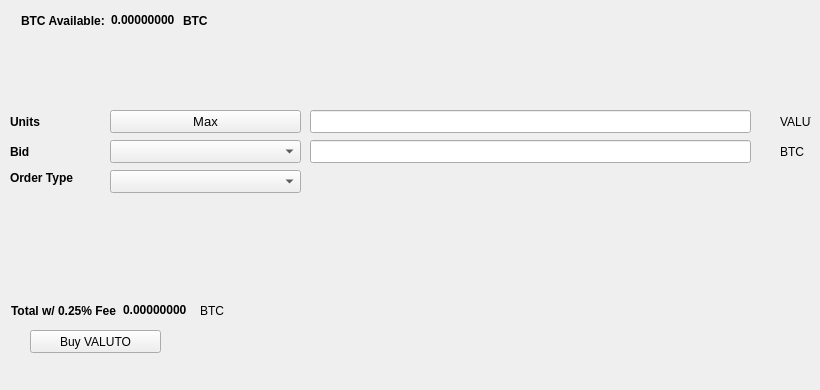
   <widget class="QWidget" name="BuyTab">
    <attribute name="title">
     <string>Buy</string>
    </attribute>
    <widget class="QPushButton" name="BuyVALUTO">
     <property name="geometry">
      <rect>
       <x>30</x>
       <y>330</y>
       <width>131</width>
       <height>23</height>
      </rect>
     </property>
     <property name="text">
      <string>Buy VALUTO</string>
     </property>
     <property name="icon">
      <iconset resource="../valuto.qrc">
       <normaloff>:/icons/bitcoin</normaloff>:/icons/bitcoin</iconset>
     </property>
    </widget>
    <widget class="QLabel" name="label_3">
     <property name="geometry">
      <rect>
       <x>10</x>
       <y>110</y>
       <width>46</width>
       <height>23</height>
      </rect>
     </property>
     <property name="font">
      <font>
       <weight>75</weight>
       <bold>true</bold>
      </font>
     </property>
     <property name="text">
      <string>Units</string>
     </property>
    </widget>
    <widget class="QLineEdit" name="UnitsInput">
     <property name="geometry">
      <rect>
       <x>310</x>
       <y>110</y>
       <width>441</width>
       <height>23</height>
      </rect>
     </property>
     <property name="font">
      <font>
       <pointsize>9</pointsize>
       <weight>75</weight>
       <bold>true</bold>
      </font>
     </property>
    </widget>
    <widget class="QLineEdit" name="BuyBidPriceEdit">
     <property name="geometry">
      <rect>
       <x>310</x>
       <y>140</y>
       <width>441</width>
       <height>23</height>
      </rect>
     </property>
     <property name="font">
      <font>
       <pointsize>9</pointsize>
       <weight>75</weight>
       <bold>true</bold>
      </font>
     </property>
    </widget>
    <widget class="QLabel" name="label_4">
     <property name="geometry">
      <rect>
       <x>780</x>
       <y>110</y>
       <width>31</width>
       <height>23</height>
      </rect>
     </property>
     <property name="text">
      <string>VALUTO</string>
     </property>
    </widget>
    <widget class="QLabel" name="label_5">
     <property name="geometry">
      <rect>
       <x>780</x>
       <y>140</y>
       <width>31</width>
       <height>23</height>
      </rect>
     </property>
     <property name="text">
      <string>BTC</string>
     </property>
    </widget>
    <widget class="QLabel" name="label_6">
     <property name="geometry">
      <rect>
       <x>10</x>
       <y>140</y>
       <width>46</width>
       <height>23</height>
      </rect>
     </property>
     <property name="font">
      <font>
       <weight>75</weight>
       <bold>true</bold>
      </font>
     </property>
     <property name="text">
      <string>Bid</string>
     </property>
    </widget>
    <widget class="QLabel" name="label_7">
     <property name="geometry">
      <rect>
       <x>10</x>
       <y>170</y>
       <width>91</width>
       <height>16</height>
      </rect>
     </property>
     <property name="font">
      <font>
       <weight>75</weight>
       <bold>true</bold>
      </font>
     </property>
     <property name="text">
      <string>Order Type</string>
     </property>
    </widget>
    <widget class="QPushButton" name="Buy_Max_Amount">
     <property name="geometry">
      <rect>
       <x>110</x>
       <y>110</y>
       <width>191</width>
       <height>23</height>
      </rect>
     </property>
     <property name="font">
      <font>
       <pointsize>10</pointsize>
      </font>
     </property>
     <property name="text">
      <string>Max</string>
     </property>
    </widget>
    <widget class="QComboBox" name="BuyBidcomboBox">
     <property name="geometry">
      <rect>
       <x>110</x>
       <y>140</y>
       <width>191</width>
       <height>23</height>
      </rect>
     </property>
     <property name="font">
      <font>
       <pointsize>10</pointsize>
      </font>
     </property>
    </widget>
    <widget class="QComboBox" name="buyOrdertypeCombo">
     <property name="geometry">
      <rect>
       <x>110</x>
       <y>170</y>
       <width>191</width>
       <height>23</height>
      </rect>
     </property>
     <property name="font">
      <font>
       <pointsize>10</pointsize>
      </font>
     </property>
    </widget>
    <widget class="QWidget" name="layoutWidget1">
     <property name="geometry">
      <rect>
       <x>21</x>
       <y>11</y>
       <width>227</width>
       <height>19</height>
      </rect>
     </property>
     <layout class="QHBoxLayout" name="horizontalLayout_3">
      <item>
       <widget class="QLabel" name="label232">
        <property name="font">
         <font>
          <weight>75</weight>
          <bold>true</bold>
         </font>
        </property>
        <property name="text">
         <string>BTC Available:</string>
        </property>
       </widget>
      </item>
      <item>
       <widget class="QLabel" name="BtcAvailableLbl">
        <property name="palette">
         <palette>
          <active>
           <colorrole role="WindowText">
            <brush brushstyle="SolidPattern">
             <color alpha="255">
              <red>0</red>
              <green>0</green>
              <blue>0</blue>
             </color>
            </brush>
           </colorrole>
           <colorrole role="Button">
            <brush brushstyle="SolidPattern">
             <color alpha="255">
              <red>0</red>
              <green>170</green>
              <blue>0</blue>
             </color>
            </brush>
           </colorrole>
           <colorrole role="Light">
            <brush brushstyle="SolidPattern">
             <color alpha="255">
              <red>0</red>
              <green>255</green>
              <blue>0</blue>
             </color>
            </brush>
           </colorrole>
           <colorrole role="Midlight">
            <brush brushstyle="SolidPattern">
             <color alpha="255">
              <red>0</red>
              <green>212</green>
              <blue>0</blue>
             </color>
            </brush>
           </colorrole>
           <colorrole role="Dark">
            <brush brushstyle="SolidPattern">
             <color alpha="255">
              <red>0</red>
              <green>85</green>
              <blue>0</blue>
             </color>
            </brush>
           </colorrole>
           <colorrole role="Mid">
            <brush brushstyle="SolidPattern">
             <color alpha="255">
              <red>0</red>
              <green>113</green>
              <blue>0</blue>
             </color>
            </brush>
           </colorrole>
           <colorrole role="Text">
            <brush brushstyle="SolidPattern">
             <color alpha="255">
              <red>0</red>
              <green>170</green>
              <blue>0</blue>
             </color>
            </brush>
           </colorrole>
           <colorrole role="BrightText">
            <brush brushstyle="SolidPattern">
             <color alpha="255">
              <red>255</red>
              <green>255</green>
              <blue>255</blue>
             </color>
            </brush>
           </colorrole>
           <colorrole role="ButtonText">
            <brush brushstyle="SolidPattern">
             <color alpha="255">
              <red>0</red>
              <green>0</green>
              <blue>0</blue>
             </color>
            </brush>
           </colorrole>
           <colorrole role="Base">
            <brush brushstyle="SolidPattern">
             <color alpha="255">
              <red>255</red>
              <green>255</green>
              <blue>255</blue>
             </color>
            </brush>
           </colorrole>
           <colorrole role="Window">
            <brush brushstyle="SolidPattern">
             <color alpha="255">
              <red>0</red>
              <green>170</green>
              <blue>0</blue>
             </color>
            </brush>
           </colorrole>
           <colorrole role="Shadow">
            <brush brushstyle="SolidPattern">
             <color alpha="255">
              <red>0</red>
              <green>0</green>
              <blue>0</blue>
             </color>
            </brush>
           </colorrole>
           <colorrole role="AlternateBase">
            <brush brushstyle="SolidPattern">
             <color alpha="255">
              <red>127</red>
              <green>212</green>
              <blue>127</blue>
             </color>
            </brush>
           </colorrole>
           <colorrole role="ToolTipBase">
            <brush brushstyle="SolidPattern">
             <color alpha="255">
              <red>255</red>
              <green>255</green>
              <blue>220</blue>
             </color>
            </brush>
           </colorrole>
           <colorrole role="ToolTipText">
            <brush brushstyle="SolidPattern">
             <color alpha="255">
              <red>0</red>
              <green>0</green>
              <blue>0</blue>
             </color>
            </brush>
           </colorrole>
          </active>
          <inactive>
           <colorrole role="WindowText">
            <brush brushstyle="SolidPattern">
             <color alpha="255">
              <red>0</red>
              <green>0</green>
              <blue>0</blue>
             </color>
            </brush>
           </colorrole>
           <colorrole role="Button">
            <brush brushstyle="SolidPattern">
             <color alpha="255">
              <red>0</red>
              <green>170</green>
              <blue>0</blue>
             </color>
            </brush>
           </colorrole>
           <colorrole role="Light">
            <brush brushstyle="SolidPattern">
             <color alpha="255">
              <red>0</red>
              <green>255</green>
              <blue>0</blue>
             </color>
            </brush>
           </colorrole>
           <colorrole role="Midlight">
            <brush brushstyle="SolidPattern">
             <color alpha="255">
              <red>0</red>
              <green>212</green>
              <blue>0</blue>
             </color>
            </brush>
           </colorrole>
           <colorrole role="Dark">
            <brush brushstyle="SolidPattern">
             <color alpha="255">
              <red>0</red>
              <green>85</green>
              <blue>0</blue>
             </color>
            </brush>
           </colorrole>
           <colorrole role="Mid">
            <brush brushstyle="SolidPattern">
             <color alpha="255">
              <red>0</red>
              <green>113</green>
              <blue>0</blue>
             </color>
            </brush>
           </colorrole>
           <colorrole role="Text">
            <brush brushstyle="SolidPattern">
             <color alpha="255">
              <red>0</red>
              <green>170</green>
              <blue>0</blue>
             </color>
            </brush>
           </colorrole>
           <colorrole role="BrightText">
            <brush brushstyle="SolidPattern">
             <color alpha="255">
              <red>255</red>
              <green>255</green>
              <blue>255</blue>
             </color>
            </brush>
           </colorrole>
           <colorrole role="ButtonText">
            <brush brushstyle="SolidPattern">
             <color alpha="255">
              <red>0</red>
              <green>0</green>
              <blue>0</blue>
             </color>
            </brush>
           </colorrole>
           <colorrole role="Base">
            <brush brushstyle="SolidPattern">
             <color alpha="255">
              <red>255</red>
              <green>255</green>
              <blue>255</blue>
             </color>
            </brush>
           </colorrole>
           <colorrole role="Window">
            <brush brushstyle="SolidPattern">
             <color alpha="255">
              <red>0</red>
              <green>170</green>
              <blue>0</blue>
             </color>
            </brush>
           </colorrole>
           <colorrole role="Shadow">
            <brush brushstyle="SolidPattern">
             <color alpha="255">
              <red>0</red>
              <green>0</green>
              <blue>0</blue>
             </color>
            </brush>
           </colorrole>
           <colorrole role="AlternateBase">
            <brush brushstyle="SolidPattern">
             <color alpha="255">
              <red>127</red>
              <green>212</green>
              <blue>127</blue>
             </color>
            </brush>
           </colorrole>
           <colorrole role="ToolTipBase">
            <brush brushstyle="SolidPattern">
             <color alpha="255">
              <red>255</red>
              <green>255</green>
              <blue>220</blue>
             </color>
            </brush>
           </colorrole>
           <colorrole role="ToolTipText">
            <brush brushstyle="SolidPattern">
             <color alpha="255">
              <red>0</red>
              <green>0</green>
              <blue>0</blue>
             </color>
            </brush>
           </colorrole>
          </inactive>
          <disabled>
           <colorrole role="WindowText">
            <brush brushstyle="SolidPattern">
             <color alpha="255">
              <red>0</red>
              <green>85</green>
              <blue>0</blue>
             </color>
            </brush>
           </colorrole>
           <colorrole role="Button">
            <brush brushstyle="SolidPattern">
             <color alpha="255">
              <red>0</red>
              <green>170</green>
              <blue>0</blue>
             </color>
            </brush>
           </colorrole>
           <colorrole role="Light">
            <brush brushstyle="SolidPattern">
             <color alpha="255">
              <red>0</red>
              <green>255</green>
              <blue>0</blue>
             </color>
            </brush>
           </colorrole>
           <colorrole role="Midlight">
            <brush brushstyle="SolidPattern">
             <color alpha="255">
              <red>0</red>
              <green>212</green>
              <blue>0</blue>
             </color>
            </brush>
           </colorrole>
           <colorrole role="Dark">
            <brush brushstyle="SolidPattern">
             <color alpha="255">
              <red>0</red>
              <green>85</green>
              <blue>0</blue>
             </color>
            </brush>
           </colorrole>
           <colorrole role="Mid">
            <brush brushstyle="SolidPattern">
             <color alpha="255">
              <red>0</red>
              <green>113</green>
              <blue>0</blue>
             </color>
            </brush>
           </colorrole>
           <colorrole role="Text">
            <brush brushstyle="SolidPattern">
             <color alpha="255">
              <red>0</red>
              <green>85</green>
              <blue>0</blue>
             </color>
            </brush>
           </colorrole>
           <colorrole role="BrightText">
            <brush brushstyle="SolidPattern">
             <color alpha="255">
              <red>255</red>
              <green>255</green>
              <blue>255</blue>
             </color>
            </brush>
           </colorrole>
           <colorrole role="ButtonText">
            <brush brushstyle="SolidPattern">
             <color alpha="255">
              <red>0</red>
              <green>85</green>
              <blue>0</blue>
             </color>
            </brush>
           </colorrole>
           <colorrole role="Base">
            <brush brushstyle="SolidPattern">
             <color alpha="255">
              <red>0</red>
              <green>170</green>
              <blue>0</blue>
             </color>
            </brush>
           </colorrole>
           <colorrole role="Window">
            <brush brushstyle="SolidPattern">
             <color alpha="255">
              <red>0</red>
              <green>170</green>
              <blue>0</blue>
             </color>
            </brush>
           </colorrole>
           <colorrole role="Shadow">
            <brush brushstyle="SolidPattern">
             <color alpha="255">
              <red>0</red>
              <green>0</green>
              <blue>0</blue>
             </color>
            </brush>
           </colorrole>
           <colorrole role="AlternateBase">
            <brush brushstyle="SolidPattern">
             <color alpha="255">
              <red>0</red>
              <green>170</green>
              <blue>0</blue>
             </color>
            </brush>
           </colorrole>
           <colorrole role="ToolTipBase">
            <brush brushstyle="SolidPattern">
             <color alpha="255">
              <red>255</red>
              <green>255</green>
              <blue>220</blue>
             </color>
            </brush>
           </colorrole>
           <colorrole role="ToolTipText">
            <brush brushstyle="SolidPattern">
             <color alpha="255">
              <red>0</red>
              <green>0</green>
              <blue>0</blue>
             </color>
            </brush>
           </colorrole>
          </disabled>
         </palette>
        </property>
        <property name="font">
         <font>
          <weight>75</weight>
          <bold>true</bold>
         </font>
        </property>
        <property name="text">
         <string>0.00000000</string>
        </property>
        <property name="textInteractionFlags">
         <set>Qt::LinksAccessibleByMouse|Qt::TextSelectableByKeyboard|Qt::TextSelectableByMouse</set>
        </property>
       </widget>
      </item>
      <item>
       <widget class="QLabel" name="BtcAvailableLbl_2">
        <property name="font">
         <font>
          <weight>75</weight>
          <bold>true</bold>
         </font>
        </property>
        <property name="text">
         <string>BTC</string>
        </property>
       </widget>
      </item>
     </layout>
    </widget>
    <widget class="QWidget" name="layoutWidge2">
     <property name="geometry">
      <rect>
       <x>11</x>
       <y>301</y>
       <width>259</width>
       <height>19</height>
      </rect>
     </property>
     <layout class="QHBoxLayout" name="horizontalLayout_4">
      <item>
       <widget class="QLabel" name="label_9">
        <property name="font">
         <font>
          <weight>75</weight>
          <bold>true</bold>
         </font>
        </property>
        <property name="text">
         <string>Total w/ 0.25% Fee</string>
        </property>
       </widget>
      </item>
      <item>
       <widget class="QLabel" name="BuyCostLabel">
        <property name="palette">
         <palette>
          <active>
           <colorrole role="WindowText">
            <brush brushstyle="SolidPattern">
             <color alpha="255">
              <red>0</red>
              <green>0</green>
              <blue>0</blue>
             </color>
            </brush>
           </colorrole>
           <colorrole role="Button">
            <brush brushstyle="SolidPattern">
             <color alpha="255">
              <red>0</red>
              <green>170</green>
              <blue>0</blue>
             </color>
            </brush>
           </colorrole>
           <colorrole role="Light">
            <brush brushstyle="SolidPattern">
             <color alpha="255">
              <red>0</red>
              <green>255</green>
              <blue>0</blue>
             </color>
            </brush>
           </colorrole>
           <colorrole role="Midlight">
            <brush brushstyle="SolidPattern">
             <color alpha="255">
              <red>0</red>
              <green>212</green>
              <blue>0</blue>
             </color>
            </brush>
           </colorrole>
           <colorrole role="Dark">
            <brush brushstyle="SolidPattern">
             <color alpha="255">
              <red>0</red>
              <green>85</green>
              <blue>0</blue>
             </color>
            </brush>
           </colorrole>
           <colorrole role="Mid">
            <brush brushstyle="SolidPattern">
             <color alpha="255">
              <red>0</red>
              <green>113</green>
              <blue>0</blue>
             </color>
            </brush>
           </colorrole>
           <colorrole role="Text">
            <brush brushstyle="SolidPattern">
             <color alpha="255">
              <red>0</red>
              <green>170</green>
              <blue>0</blue>
             </color>
            </brush>
           </colorrole>
           <colorrole role="BrightText">
            <brush brushstyle="SolidPattern">
             <color alpha="255">
              <red>255</red>
              <green>255</green>
              <blue>255</blue>
             </color>
            </brush>
           </colorrole>
           <colorrole role="ButtonText">
            <brush brushstyle="SolidPattern">
             <color alpha="255">
              <red>0</red>
              <green>0</green>
              <blue>0</blue>
             </color>
            </brush>
           </colorrole>
           <colorrole role="Base">
            <brush brushstyle="SolidPattern">
             <color alpha="255">
              <red>255</red>
              <green>255</green>
              <blue>255</blue>
             </color>
            </brush>
           </colorrole>
           <colorrole role="Window">
            <brush brushstyle="SolidPattern">
             <color alpha="255">
              <red>0</red>
              <green>170</green>
              <blue>0</blue>
             </color>
            </brush>
           </colorrole>
           <colorrole role="Shadow">
            <brush brushstyle="SolidPattern">
             <color alpha="255">
              <red>0</red>
              <green>0</green>
              <blue>0</blue>
             </color>
            </brush>
           </colorrole>
           <colorrole role="AlternateBase">
            <brush brushstyle="SolidPattern">
             <color alpha="255">
              <red>127</red>
              <green>212</green>
              <blue>127</blue>
             </color>
            </brush>
           </colorrole>
           <colorrole role="ToolTipBase">
            <brush brushstyle="SolidPattern">
             <color alpha="255">
              <red>255</red>
              <green>255</green>
              <blue>220</blue>
             </color>
            </brush>
           </colorrole>
           <colorrole role="ToolTipText">
            <brush brushstyle="SolidPattern">
             <color alpha="255">
              <red>0</red>
              <green>0</green>
              <blue>0</blue>
             </color>
            </brush>
           </colorrole>
          </active>
          <inactive>
           <colorrole role="WindowText">
            <brush brushstyle="SolidPattern">
             <color alpha="255">
              <red>0</red>
              <green>0</green>
              <blue>0</blue>
             </color>
            </brush>
           </colorrole>
           <colorrole role="Button">
            <brush brushstyle="SolidPattern">
             <color alpha="255">
              <red>0</red>
              <green>170</green>
              <blue>0</blue>
             </color>
            </brush>
           </colorrole>
           <colorrole role="Light">
            <brush brushstyle="SolidPattern">
             <color alpha="255">
              <red>0</red>
              <green>255</green>
              <blue>0</blue>
             </color>
            </brush>
           </colorrole>
           <colorrole role="Midlight">
            <brush brushstyle="SolidPattern">
             <color alpha="255">
              <red>0</red>
              <green>212</green>
              <blue>0</blue>
             </color>
            </brush>
           </colorrole>
           <colorrole role="Dark">
            <brush brushstyle="SolidPattern">
             <color alpha="255">
              <red>0</red>
              <green>85</green>
              <blue>0</blue>
             </color>
            </brush>
           </colorrole>
           <colorrole role="Mid">
            <brush brushstyle="SolidPattern">
             <color alpha="255">
              <red>0</red>
              <green>113</green>
              <blue>0</blue>
             </color>
            </brush>
           </colorrole>
           <colorrole role="Text">
            <brush brushstyle="SolidPattern">
             <color alpha="255">
              <red>0</red>
              <green>170</green>
              <blue>0</blue>
             </color>
            </brush>
           </colorrole>
           <colorrole role="BrightText">
            <brush brushstyle="SolidPattern">
             <color alpha="255">
              <red>255</red>
              <green>255</green>
              <blue>255</blue>
             </color>
            </brush>
           </colorrole>
           <colorrole role="ButtonText">
            <brush brushstyle="SolidPattern">
             <color alpha="255">
              <red>0</red>
              <green>0</green>
              <blue>0</blue>
             </color>
            </brush>
           </colorrole>
           <colorrole role="Base">
            <brush brushstyle="SolidPattern">
             <color alpha="255">
              <red>255</red>
              <green>255</green>
              <blue>255</blue>
             </color>
            </brush>
           </colorrole>
           <colorrole role="Window">
            <brush brushstyle="SolidPattern">
             <color alpha="255">
              <red>0</red>
              <green>170</green>
              <blue>0</blue>
             </color>
            </brush>
           </colorrole>
           <colorrole role="Shadow">
            <brush brushstyle="SolidPattern">
             <color alpha="255">
              <red>0</red>
              <green>0</green>
              <blue>0</blue>
             </color>
            </brush>
           </colorrole>
           <colorrole role="AlternateBase">
            <brush brushstyle="SolidPattern">
             <color alpha="255">
              <red>127</red>
              <green>212</green>
              <blue>127</blue>
             </color>
            </brush>
           </colorrole>
           <colorrole role="ToolTipBase">
            <brush brushstyle="SolidPattern">
             <color alpha="255">
              <red>255</red>
              <green>255</green>
              <blue>220</blue>
             </color>
            </brush>
           </colorrole>
           <colorrole role="ToolTipText">
            <brush brushstyle="SolidPattern">
             <color alpha="255">
              <red>0</red>
              <green>0</green>
              <blue>0</blue>
             </color>
            </brush>
           </colorrole>
          </inactive>
          <disabled>
           <colorrole role="WindowText">
            <brush brushstyle="SolidPattern">
             <color alpha="255">
              <red>0</red>
              <green>85</green>
              <blue>0</blue>
             </color>
            </brush>
           </colorrole>
           <colorrole role="Button">
            <brush brushstyle="SolidPattern">
             <color alpha="255">
              <red>0</red>
              <green>170</green>
              <blue>0</blue>
             </color>
            </brush>
           </colorrole>
           <colorrole role="Light">
            <brush brushstyle="SolidPattern">
             <color alpha="255">
              <red>0</red>
              <green>255</green>
              <blue>0</blue>
             </color>
            </brush>
           </colorrole>
           <colorrole role="Midlight">
            <brush brushstyle="SolidPattern">
             <color alpha="255">
              <red>0</red>
              <green>212</green>
              <blue>0</blue>
             </color>
            </brush>
           </colorrole>
           <colorrole role="Dark">
            <brush brushstyle="SolidPattern">
             <color alpha="255">
              <red>0</red>
              <green>85</green>
              <blue>0</blue>
             </color>
            </brush>
           </colorrole>
           <colorrole role="Mid">
            <brush brushstyle="SolidPattern">
             <color alpha="255">
              <red>0</red>
              <green>113</green>
              <blue>0</blue>
             </color>
            </brush>
           </colorrole>
           <colorrole role="Text">
            <brush brushstyle="SolidPattern">
             <color alpha="255">
              <red>0</red>
              <green>85</green>
              <blue>0</blue>
             </color>
            </brush>
           </colorrole>
           <colorrole role="BrightText">
            <brush brushstyle="SolidPattern">
             <color alpha="255">
              <red>255</red>
              <green>255</green>
              <blue>255</blue>
             </color>
            </brush>
           </colorrole>
           <colorrole role="ButtonText">
            <brush brushstyle="SolidPattern">
             <color alpha="255">
              <red>0</red>
              <green>85</green>
              <blue>0</blue>
             </color>
            </brush>
           </colorrole>
           <colorrole role="Base">
            <brush brushstyle="SolidPattern">
             <color alpha="255">
              <red>0</red>
              <green>170</green>
              <blue>0</blue>
             </color>
            </brush>
           </colorrole>
           <colorrole role="Window">
            <brush brushstyle="SolidPattern">
             <color alpha="255">
              <red>0</red>
              <green>170</green>
              <blue>0</blue>
             </color>
            </brush>
           </colorrole>
           <colorrole role="Shadow">
            <brush brushstyle="SolidPattern">
             <color alpha="255">
              <red>0</red>
              <green>0</green>
              <blue>0</blue>
             </color>
            </brush>
           </colorrole>
           <colorrole role="AlternateBase">
            <brush brushstyle="SolidPattern">
             <color alpha="255">
              <red>0</red>
              <green>170</green>
              <blue>0</blue>
             </color>
            </brush>
           </colorrole>
           <colorrole role="ToolTipBase">
            <brush brushstyle="SolidPattern">
             <color alpha="255">
              <red>255</red>
              <green>255</green>
              <blue>220</blue>
             </color>
            </brush>
           </colorrole>
           <colorrole role="ToolTipText">
            <brush brushstyle="SolidPattern">
             <color alpha="255">
              <red>0</red>
              <green>0</green>
              <blue>0</blue>
             </color>
            </brush>
           </colorrole>
          </disabled>
         </palette>
        </property>
        <property name="font">
         <font>
          <weight>75</weight>
          <bold>true</bold>
         </font>
        </property>
        <property name="autoFillBackground">
         <bool>false</bool>
        </property>
        <property name="text">
         <string>0.00000000</string>
        </property>
        <property name="textInteractionFlags">
         <set>Qt::LinksAccessibleByMouse|Qt::TextSelectableByMouse</set>
        </property>
       </widget>
      </item>
      <item>
       <widget class="QLabel" name="label_10">
        <property name="font">
         <font>
          <weight>50</weight>
          <bold>false</bold>
         </font>
        </property>
        <property name="text">
         <string>BTC</string>
        </property>
       </widget>
      </item>
     </layout>
    </widget>
    <widget class="QLabel" name="label_24">
     <property name="geometry">
      <rect>
       <x>460</x>
       <y>300</y>
       <width>281</width>
       <height>81</height>
      </rect>
     </property>
     <property name="text">
      <string/>
     </property>
     <property name="pixmap">
      <pixmap>:/images/bittrex</pixmap>
     </property>
    </widget>
   </widget>
